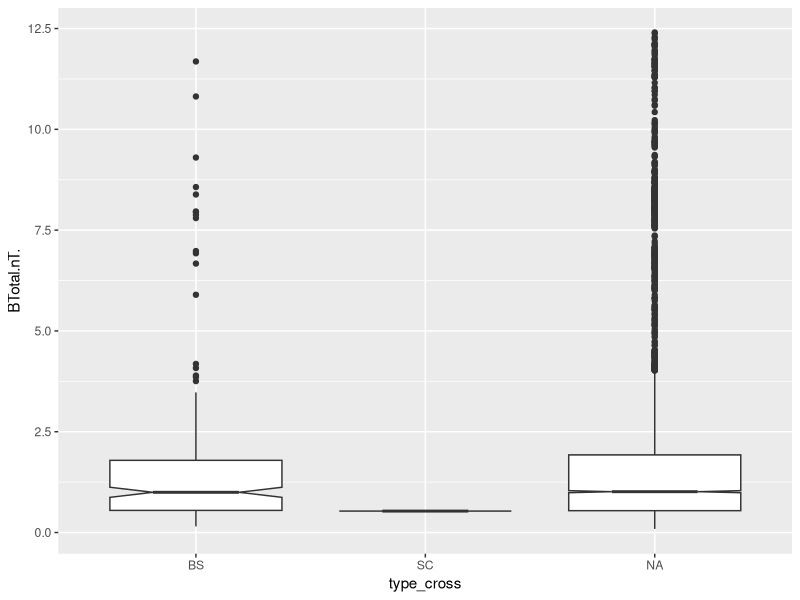
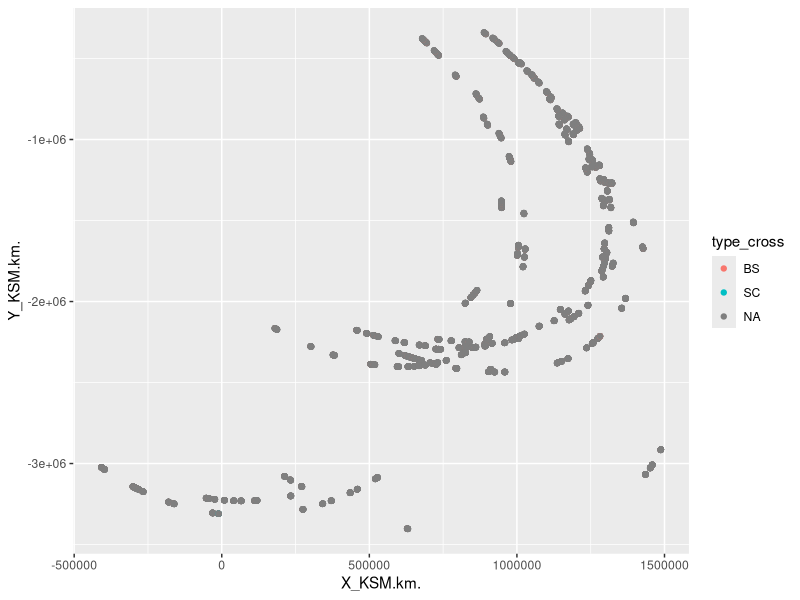

Write the R code that produced these figures, in order.
#Task 3
library(dplyr)
library(ggplot2)

bowShock<-read.csv('Data/Bow_Shock_Data.csv')

ggplot(bowShock, aes(x=type_cross , y=BTotal.nT.)) + 
  geom_boxplot(notch=TRUE)
head(sqrt(bowShock$BX_KSM.nT.^2 + bowShock$BY_KSM.nT.^2 + bowShock$BZ_KSM.nT.^2))
head(bowShock)

ggplot(bowShock, aes(x=X_KSM.km. , y=Y_KSM.km.,color=type_cross)) + 
  geom_point(pch=19)
